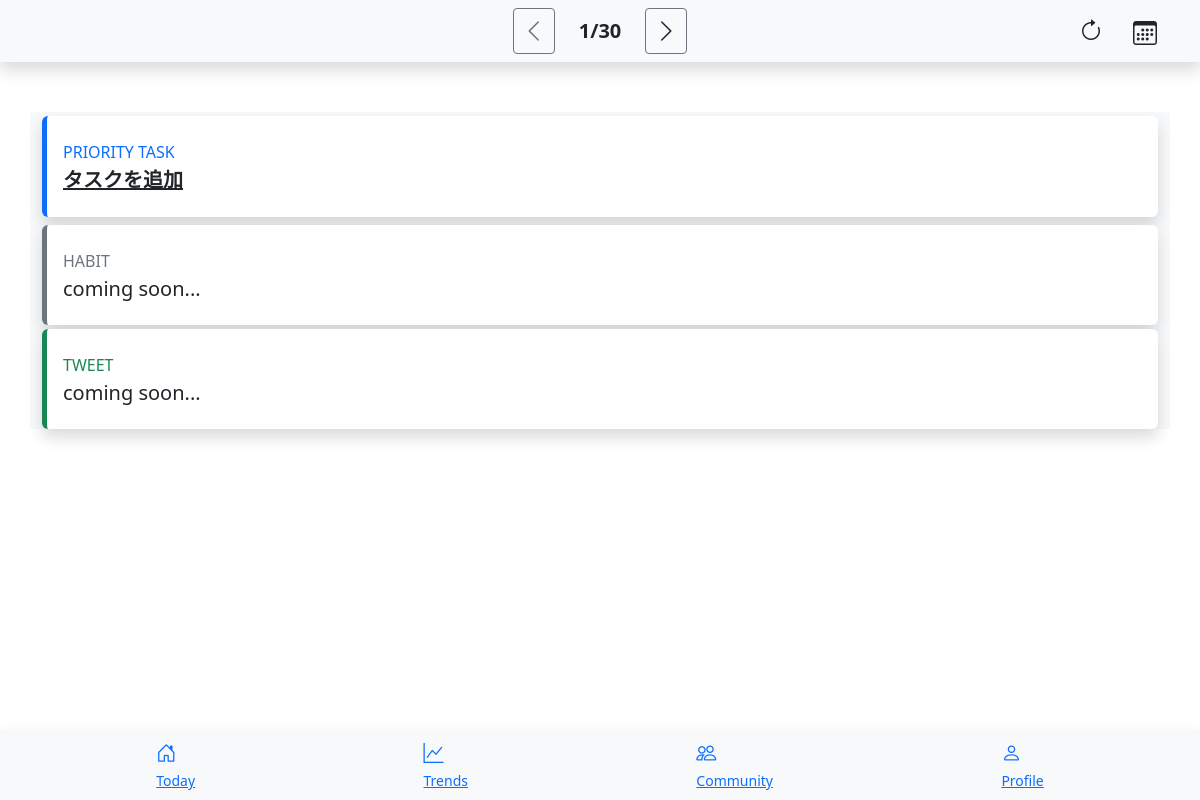
The app's page /pre/2025-01-31/, older data.
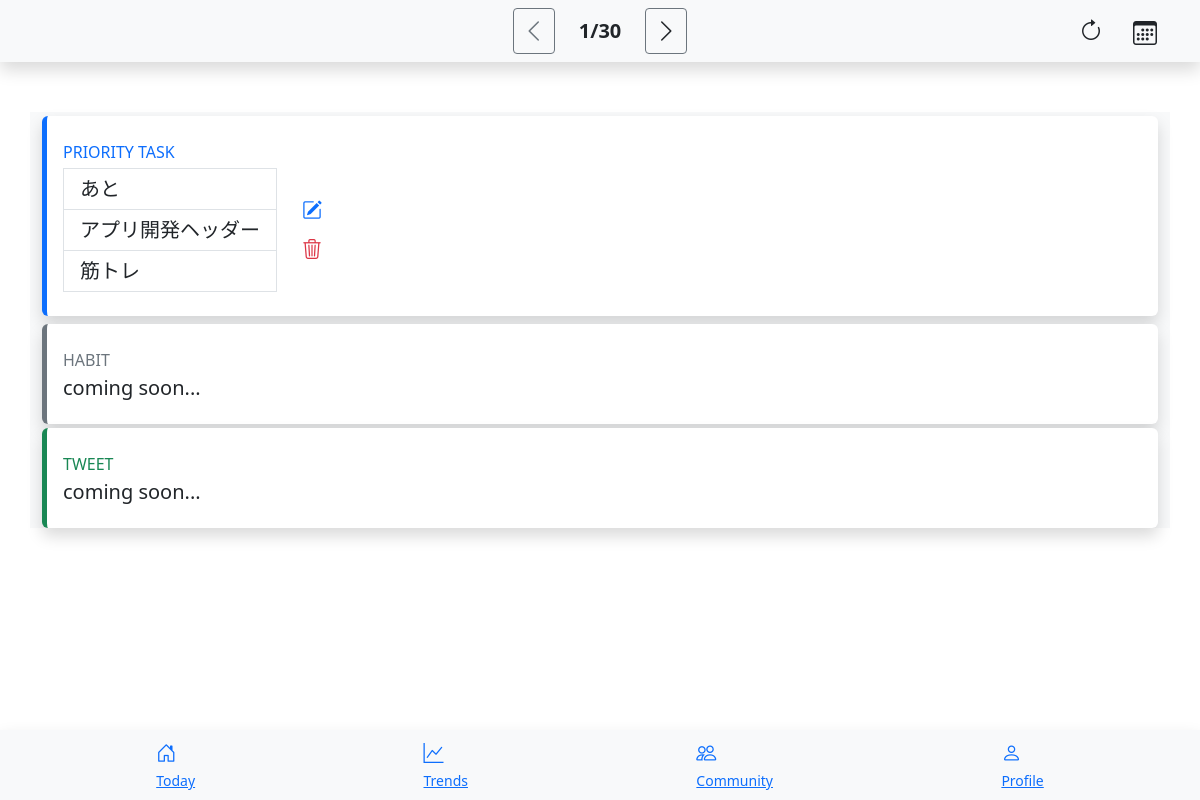
The same page, newer data.
### PriorityTask/models.py (models this page shows, shortened)
class PriorityTask(models.Model):
    created_date = models.DateField("作成日", auto_now_add=True)
    task1 = models.CharField("タスク1", max_length=150)
    task2 = models.CharField("タスク2", max_length=150)
    task3 = models.CharField("タスク3", max_length=150)

### PriorityTask/views.py (the view)
# urls.py: path('', index.as_view(), name='index'),
class index(TemplateView):
    template_name = "PriorityTask/index.html"
    def get(self, request, *args, **kwargs):
        self.today = now().date()
        if 'post' in kwargs:
            post = kwargs['post'] # tomorrowという指示があったらそのdateを保管する
            post = datetime.strptime(post, '%Y-%m-%d').date()
            self.current_date = post + timedelta(days=1)
        elif 'pre' in kwargs:
            pre = kwargs['pre']
            pre = datetime.strptime(pre, '%Y-%m-%d').date()
            self.current_date = pre - timedelta(days=1)
        else:
            self.current_date = now().date()
        return super().get(request, *args, **kwargs)
    def get_context_data(self, **kwargs):
        context = super().get_context_data(**kwargs)
        context['task'] = PriorityTask.objects.filter(created_date=self.current_date).first()
        context['current_date'] = self.current_date
        context['today'] = self.today
        return context

### PriorityTask/templates/PriorityTask/index.html (shortened to what this page needs)
{% extends "PriorityTask/base.html" %}
{% load static %}
{% block header %}
<nav class="navbar navbar-light bg-light fixed-top shadow">
  <div class="container position-relative">
    <div class="d-flex justify-content-center align-items-center w-100">
      <a class="btn btn-outline-secondary btn-sm text-decoration-none me-2" href="{% url 'PriorityTask:pre' pre=current_date %}">
        <i class="bi bi-chevron-left fs-4 text-dar"></i>
      </a>
      <span class="fw-bold fs-5 mx-3 text-dark">{{ current_date|date:'n/j' }}</span>
      <a class="btn btn-outline-secondary btn-sm text-decoration-none ms-2" href="{% url 'PriorityTask:post' post=current_date %}">
        <i class="bi bi-chevron-right fs-4 text-dark"></i>
      </a>
    </div>
    <div class="position-absolute top-0 end-0 d-flex">
      <a class="btn btn-sm text-decoration-none me-2" href="{% url 'PriorityTask:index' %}">
        <i class="bi bi-arrow-clockwise fs-4 text-dark"></i>
      </a>
      <button class="btn text-decoration-none" data-bs-toggle="modal" data-bs-target="#calendarModal">
        <i class="bi bi-calendar3 fs-4 text-dark"></i>
      </button>
    </div>
  </div>
</nav>
{% endblock %}
{% block content %}
<div class="container bg-light my-5">
  <div class="row">
    <div class="col-12 my-1">
      <div class="card border-0 border-start border-5 border-primary shadow h-200 py-2">
        <div class="card-body">
          <div class="row no-gutters align-items-center">
            <div class="col mr-2">
              <div class="text-xs font-weight-bold text-primary text-uppercase mb-1">Priority Task</div>
              <ul class="list-group list-group-flush">
                <div class="row align-items-center">
                {% if task %}
                <div class="col-auto ">
                  <li class="list-group-item h5 mb-0 font-weight-bold text-gray-800">{{ task.task1 }}</li>
                  <li class="list-group-item h5 mb-0 font-weight-bold text-gray-800">{{ task.task2 }}</li>
                  <li class="list-group-item h5 mb-0 font-weight-bold text-gray-800">{{ task.task3 }}</li>
                </div>
                <div class="col-auto d-flex flex-column justify-content-center align-items-center">
                  <a href="{% url 'PriorityTask:edit' pk=task.id %}" class="mb-2 text-decoration-none">
                    <i class="bi bi-pencil-square fs-5 text-primary"></i>
                  </a>
                  <form action="{% url 'PriorityTask:delete' pk=task.id %}" method="POST" onsubmit="return confirm('本当に削除しますか？')" class="m-0 p-0">
                    <button type="submit" class="btn p-0">
                      <i class="bi bi-trash3 fs-5 text-danger"></i>
                    </button>
                  </form>
                </div>
                {% elif current_date > today %}
                  <div class="h5 mb-0 fw-bold text-gray-800">まだ先のお話、、、</div>
                {% else %}
                  <div class="task-form-container">
                    <a href="{% url 'PriorityTask:add' %} " class="h5 mb-0 fw-bold text-gray-800">タスクを追加</a>
                  </div>
                {% endif %}
              </ul>
            </div>
            </div>
          </div>
        </div>
      </div>
    </div>
    <div class="col-12 my-1">
      <div class="card border-0 border-start border-5 border-secondary shadow h-100 py-2">
        <div class="card-body">
          <div class="row no-gutters align-items-center">
            <div class="col mr-2">
              <div class="text-xs font-weight-bold text-secondary text-uppercase mb-1">Habit</div>
              <div class="h5 mb-0 font-weight-bold text-gray-800">coming soon...</div>
            </div>
          </div>
        </div>
      </div>
    </div>
    <div class="col-12 my-1">
      <div class="card border-0 border-start border-5 border-success shadow h-100 py-2">
        <div class="card-body">
          <div class="row no-gutters align-items-center">
            <div class="col mr-2">
              <div class="text-xs font-weight-bold text-success text-uppercase mb-1">Tweet</div>
              <div class="h5 mb-0 font-weight-bold text-gray-800">coming soon...</div>
            </div>
          </div>
        </div>
      </div>
    </div>
  </div>
{% endblock %}
{% block footer %}
<nav class="navbar navbar-light bg-light fixed-bottom shadow">
  <div class="container d-flex justify-content-around text-white">
    <a href="#" class="nav-button" onclick="alert('Today画面は未実装'); return false;">
      <i class="bi bi-house-door fs-5"></i><br><small>Today</small>
    </a>
    <a href="#" class="nav-button" onclick="alert('Trends画面は未実装'); return false;">
      <i class="bi bi-graph-up fs-5"></i><br><small>Trends</small>
    </a>
    <a href="#" class="nav-button" onclick="alert('Community画面は未実装'); return false;">
      <i class="bi bi-people fs-5"></i><br><small>Community</small>
    </a>
    <a href="#" class="nav-button" onclick="alert('Profile画面は未実装'); return false;">
      <i class="bi bi-person fs-5"></i><br><small>Profile</small>
    </a>
  </div>
</nav>
{% endblock %}

### PriorityTask/templates/PriorityTask/base.html (shortened to what this page needs)
<!DOCTYPE html>
{% load static %}
{% load pwa %}
<html lang="ja">
<head>
  {% load static %}
  <link href="https://cdn.jsdelivr.net/npm/bootstrap@5.3.3/dist/css/bootstrap.min.css" rel="stylesheet">
  <link rel="stylesheet" href="https://cdn.jsdelivr.net/npm/bootstrap-icons@1.10.5/font/bootstrap-icons.css">
  <link rel="stylesheet" href="{% static 'PriorityTask/css/style.css' %}">
</head>
<body style="padding-top: 4rem;">
  <header>
    <div class="header">
      {% block header%}
      {% endblock %}
    </div>
  </header>
  <main>
    {% block content %}
    {% endblock %}
  </main>
  <footer>
    {% block footer %}
    {% endblock %}
  </footer>
</body>
</html>

### PriorityTask/static/PriorityTask/css/style.css (style rules this page uses)
.navbar.fixed-top { padding-top: calc(0.5rem + env(safe-area-inset-top)); background-color: #f8f9fa; }
.navbar.fixed-bottom { padding: 0.5rem 0; padding-bottom: calc(0.5rem + env(safe-area-inset-bottom)); background-color: #f8f9fa; }

Row changes from the older to the newer data that the page shows:
added PriorityTask: task1 "あと", task2 "アプリ開発ヘッダー", task3 "筋トレ"
Text that changed along with them:
text no longer shown: "タスクを追加"
